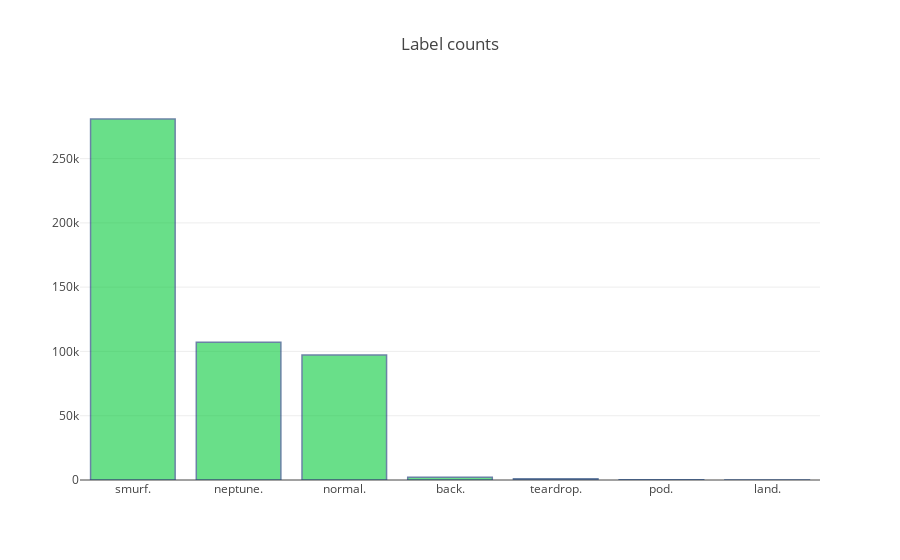

The code cell stored with this chart in its notebook:
### Code cell
dfGroup = df.groupby("label").count()
dfGroup.duration.sort_values(ascending=False)
trace0 = go.Bar(
    y = dfGroup.duration.sort_values(ascending=False),
    x= dfGroup.duration.sort_values(ascending=False).index,
    #text = dfGroup.duration,
    textposition = 'auto',
    marker=dict(
        color='rgb(7,202,59)',
        line=dict(
            color='rgb(8,48,107)',
            width=1.5,
        )
    ),
    opacity=0.6
)

data = [trace0]
layout = go.Layout(
    title='Label counts',
)

fig = go.Figure(data=data, layout=layout)
py.iplot(fig, filename='label_counts_after')

### Figure 1 — Plotly figure (JSON) as saved in the notebook; plotly's stock layout.template omitted (floating-point values rounded to 4 significant figures)
{"data": [{"marker": {"color": "rgb(7,202,59)", "line": {"color": "rgb(8,48,107)", "width": 1.5}}, "opacity": 0.6, "textposition": "auto", "type": "bar", "uid": "5b4964a3-9353-4447-8027-970d9e034e63", "x": ["smurf.", "neptune.", "normal.", "back.", "teardrop.", "pod.", "land."], "y": [280790, 107201, 97278, 2203, 979, 264, 21]}], "layout": {"title": "Label counts"}}
